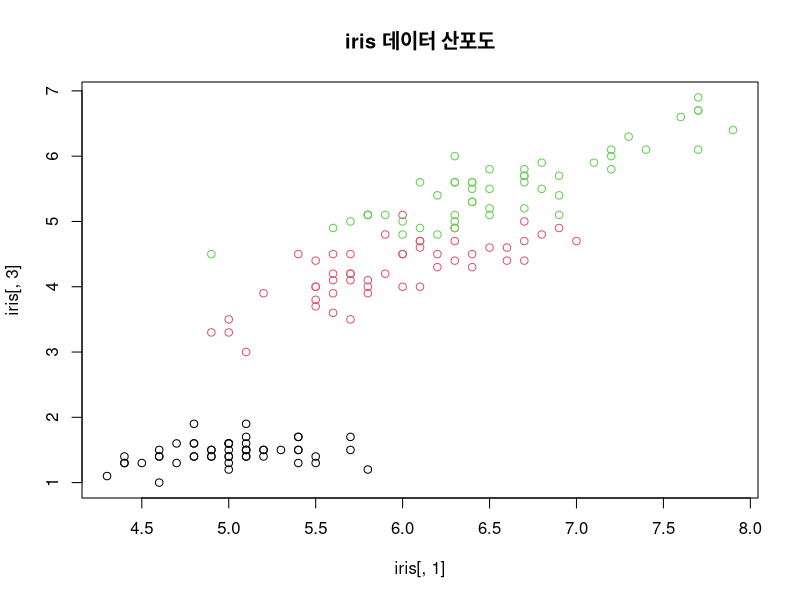
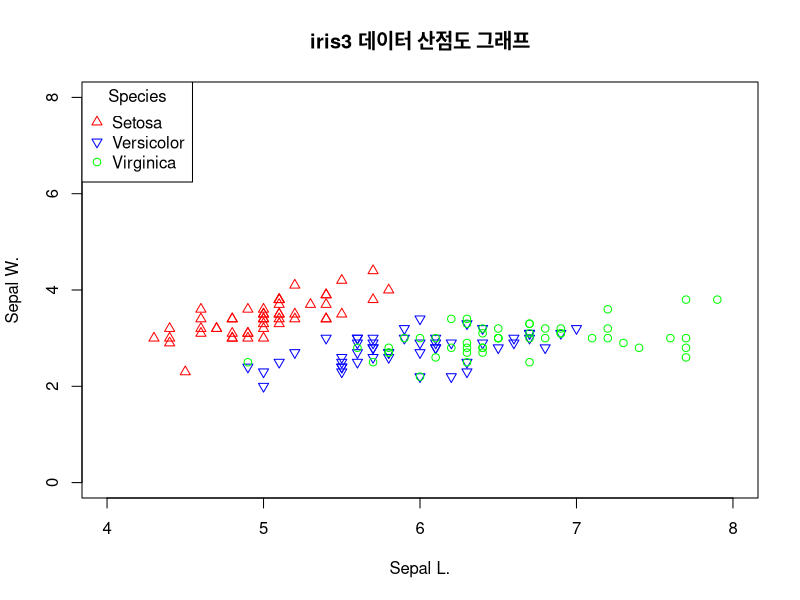

The R source for these figures, in order:
# 유준


# 1. iris데이터 셋을 대상으로 다음 조건에 맞게 시각화 하시오
# 1) 1번 컬럼을 x축으로 하고 3번 컬럼을 y축으로 한다.
# 2) 5번 컬럼으로 색상지정한다.
# 3) 차트 제목을 “iris 데이터 산포도”로 추가한다.
# 4) 다음 조건에 맞추어 작성한 차트를 파일에 저장한다.
# - 작업 디렉토리: “C:/Rwork/output”
# - 파일명: “iris.jpg”
# - 크기: 폭(720픽셀), 높이(480픽셀)


setwd('C:/Rwork/output')


# 데이터가져오기
data(iris)

# 산포도 그리기
plot(iris[,1],iris[,3], col = iris[,5],
     main = 'iris 데이터 산포도')




# 2, iris3 데이터 셋을 대상으로 다음 조건에 맞게 산점도를 그리시오
# 1) iris3 데이터 셋의 컬럼명을 확인한다.
# 2) iris3 데이터 셋의 구조를 확인한다.
# 3) 꽃의 종별로 산점도 그래프를 그린다

# 데이터 가져오기
data(iris3)

# 데이터 셋의 컬럼명 확인
dimnames(iris3)

# 데이터 셋 구조 확인하기
str(iris3)
head(iris3)

# 종 별로 산점도 그래프 그리기
plot(iris3[,,1], xlim = c(4, 8.0), ylim = c(0, 8.0), col = 'red', pch = 2,
     main = 'iris3 데이터 산점도 그래프')

par(new = T)
plot(iris3[,,2], axes = F, ann = F, col = 'blue', pch = 6, xlim = c(4, 8.0), ylim = c(0, 8.0))

par(new = T)
plot(iris3[,,3], axes = F, ann = F, col = 'green', xlim = c(4, 8.0), ylim = c(0, 8.0))

legend('topleft', c('Setosa','Versicolor','Virginica'), title = 'Species',
       pch = c(2, 6, 1),col = c('red','blue','green'))
       
